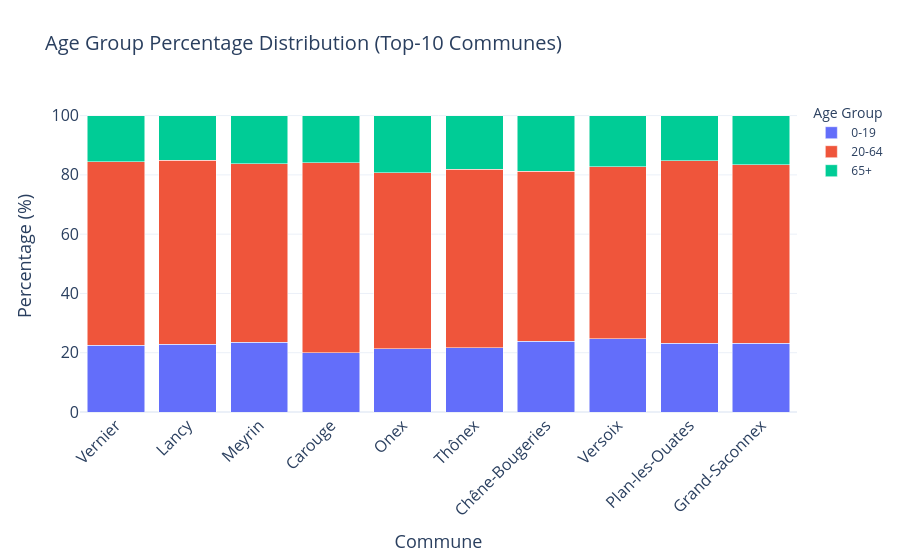

The cell this chart's notebook holds for it:
### Code cell
# POPULATION PERCENTAGES
top10_pct = top10.copy()

top10_pct[age_cols] = (top10_pct[age_cols].div(top10_pct["TOTAL_POP"], axis=0)* 100)

 
# Stacked bar chart of age group percentage distributions for top-10 communes excluding Geneva
stkbr_plot_df = top10_pct.melt(
    id_vars="COMMUNE",
    value_vars=age_cols,
    var_name="Age_Group",
    value_name="Percentage"
)

# Cleaner labels
stkbr_plot_df["Age_Group"] = stkbr_plot_df["Age_Group"].replace({
    "AGE_0_19": "0-19",
    "AGE_20_64": "20-64",
    "AGE_65_PLUS": "65+"
})

# # STACKED BAR CHART
fig_stkbr = px.bar(
    stkbr_plot_df,
    x="COMMUNE",
    y="Percentage",
    color="Age_Group",
    title="Age Group Percentage Distribution (Top-10 Communes)",
    labels={
        "COMMUNE": "Commune",
        "Percentage": "Percentage (%)",
        "Age_Group": "Age Group"
    },
    barmode="stack"
)

# Optional styling
fig_stkbr.update_layout(
    xaxis_tickangle=-45,
    yaxis_title="Percentage (%)",
    legend_title="Age Group",
    template="plotly_white",
    title_font_size=22,
    legend_font_size=14
)

fig_stkbr.update_yaxes(title_font_size=20, tickfont_size=16)
fig_stkbr.update_xaxes(title_font_size=20, tickfont_size=16)

fig_stkbr.show()

### Figure 1 — Plotly figure (JSON) as saved in the notebook; plotly's stock layout.template omitted (floating-point values rounded to 4 significant figures)
{"data": [{"hovertemplate": "Age Group=0-19<br>Commune=%{x}<br>Percentage (%)=%{y}<extra></extra>", "legendgroup": "0-19", "marker": {"color": "#636efa", "pattern": {"shape": ""}}, "name": "0-19", "orientation": "v", "showlegend": true, "textposition": "auto", "type": "bar", "x": ["Vernier", "Lancy", "Meyrin", "Carouge", "Onex", "Thônex", "Chêne-Bougeries", "Versoix", "Plan-les-Ouates", "Grand-Saconnex"], "xaxis": "x", "y": [22.59, 22.92, 23.48, 20.05, 21.27, 21.64, 23.92, 24.77, 23.19, 23.12], "yaxis": "y"}, {"hovertemplate": "Age Group=20-64<br>Commune=%{x}<br>Percentage (%)=%{y}<extra></extra>", "legendgroup": "20-64", "marker": {"color": "#EF553B", "pattern": {"shape": ""}}, "name": "20-64", "orientation": "v", "showlegend": true, "textposition": "auto", "type": "bar", "x": ["Vernier", "Lancy", "Meyrin", "Carouge", "Onex", "Thônex", "Chêne-Bougeries", "Versoix", "Plan-les-Ouates", "Grand-Saconnex"], "xaxis": "x", "y": [61.92, 61.94, 60.23, 64.09, 59.48, 60.29, 57.27, 57.94, 61.5, 60.3], "yaxis": "y"}, {"hovertemplate": "Age Group=65+<br>Commune=%{x}<br>Percentage (%)=%{y}<extra></extra>", "legendgroup": "65+", "marker": {"color": "#00cc96", "pattern": {"shape": ""}}, "name": "65+", "orientation": "v", "showlegend": true, "textposition": "auto", "type": "bar", "x": ["Vernier", "Lancy", "Meyrin", "Carouge", "Onex", "Thônex", "Chêne-Bougeries", "Versoix", "Plan-les-Ouates", "Grand-Saconnex"], "xaxis": "x", "y": [15.49, 15.14, 16.29, 15.87, 19.25, 18.07, 18.81, 17.29, 15.31, 16.58], "yaxis": "y"}], "layout": {"barmode": "stack", "legend": {"title": {"text": "Age Group"}, "tracegroupgap": 0}, "title": {"font": {"size": 20}, "text": "Age Group Percentage Distribution (Top-10 Communes)"}, "xaxis": {"anchor": "y", "domain": [0, 1], "tickangle": -45, "tickfont": {"size": 16}, "title": {"font": {"size": 18}, "text": "Commune"}}, "yaxis": {"anchor": "x", "domain": [0, 1], "tickfont": {"size": 16}, "title": {"font": {"size": 18}, "text": "Percentage (%)"}}}}
